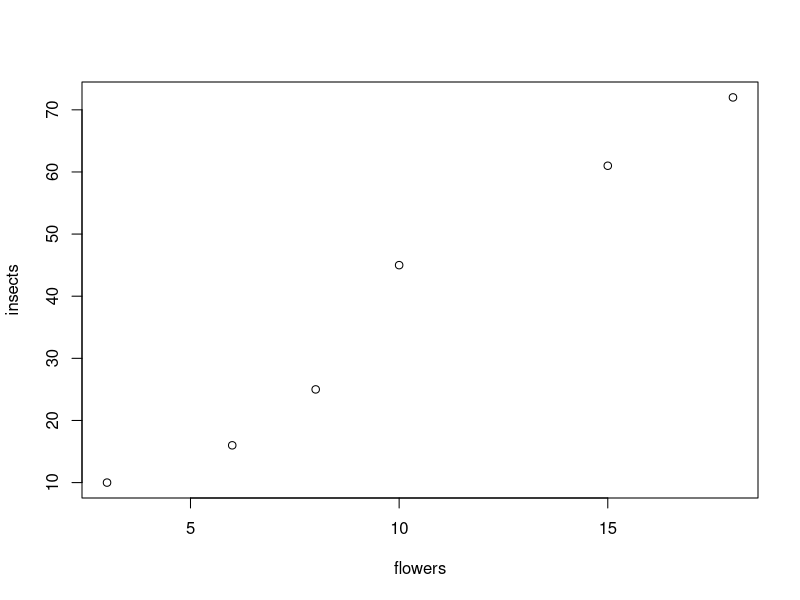
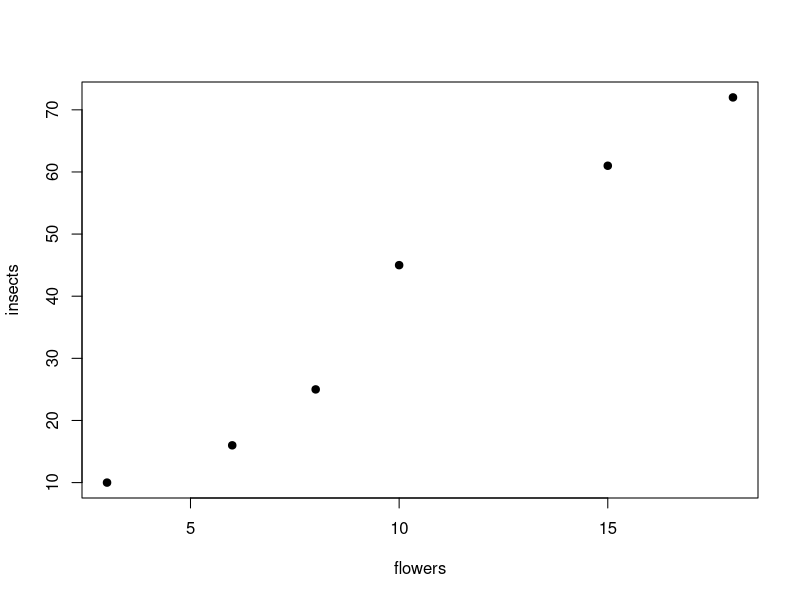
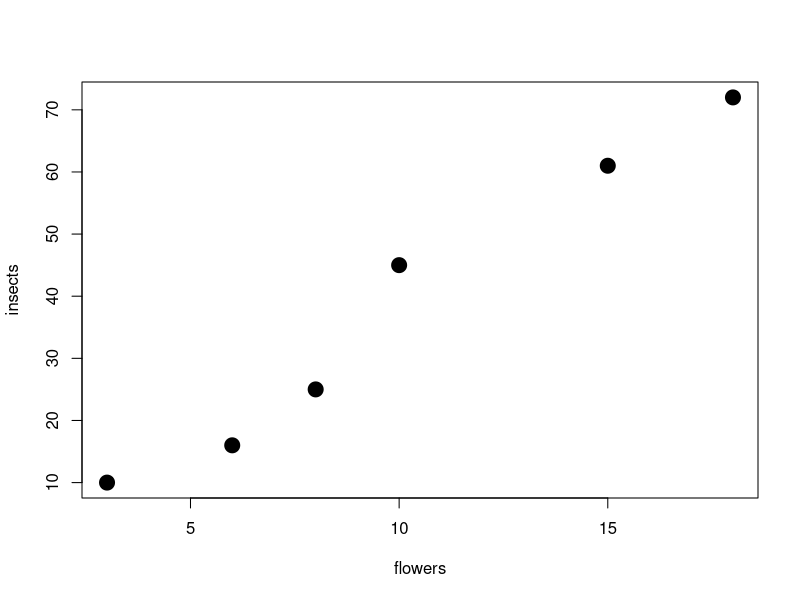
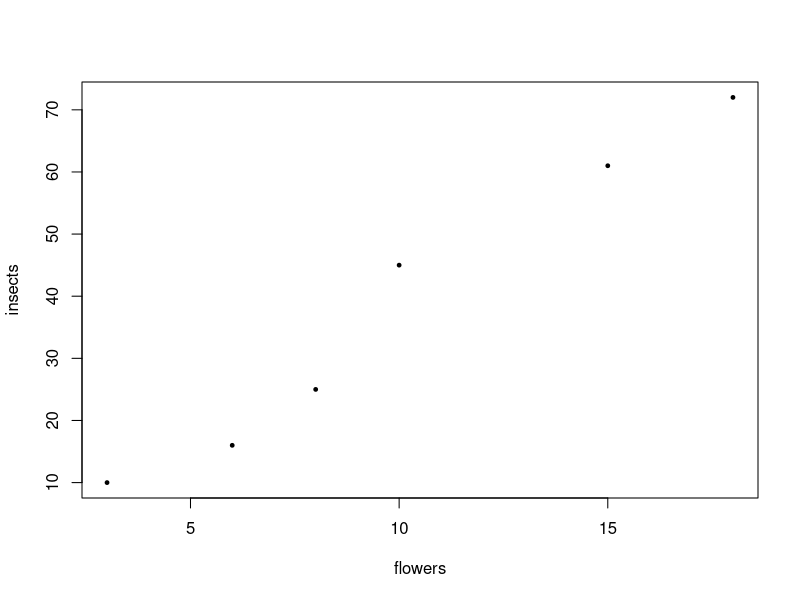
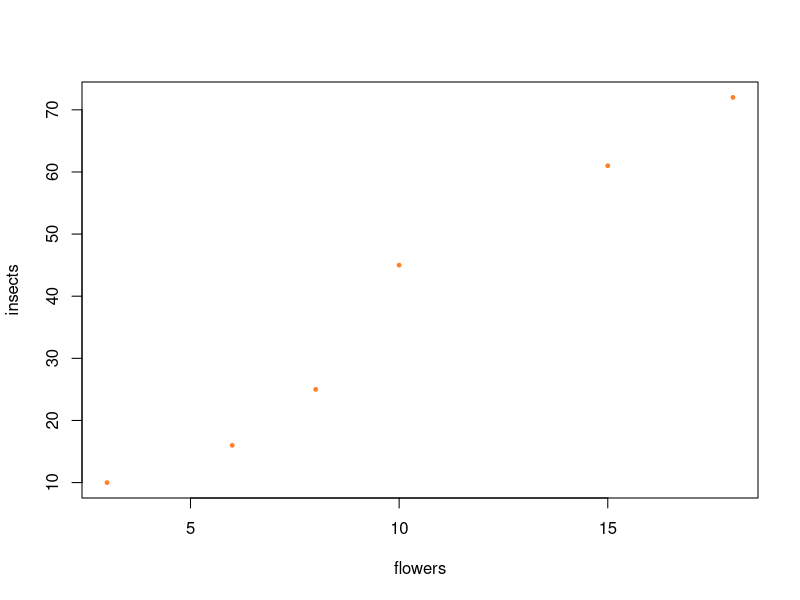

Write the R code that produced these figures, in order.
#First R script

#operazioni matematiche
a <- 6 * 7
b <- 5 * 8

a + b
# Arrays(vettori, serie di dati concatenati insieme)

flowers <- c(3, 6, 8, 10, 15, 18) #per tenerli insieme e non far leggere solo il primo uso la parentesi
flowers

insects <- c(10, 16, 25, 45, 61, 72)
insects

plot(flowers, insects) #creo un grafico con i due valori)

#champain plot parameters
#symbols
plot(flowers, insects, pch=19)

plot(flowers, insects, pch=19, cex=2)
plot(flowers, insects, pch=19, cex=.5)
plot(flowers, insects, pch=19, cex=.5, col="chocolate1") #i colori si indicano tra virgolette


